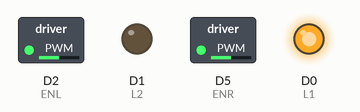
Simulated run of this sketch. Board: ESP8266 (NodeMCU). On the bench: switched loads named in the sketch (green lamp = pin HIGH), output pins drawn as LEDs (lit = HIGH). Pins used as bus, display or sensor lines are not drawn.

Above: at 0.1 s.
At 15.1 s:
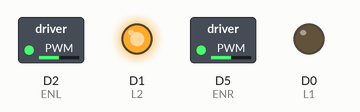
At 19.1 s:
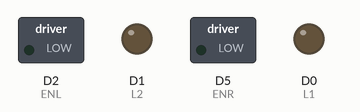
Timing chart, 0 to 20.6 s (numbered marks = the images above):
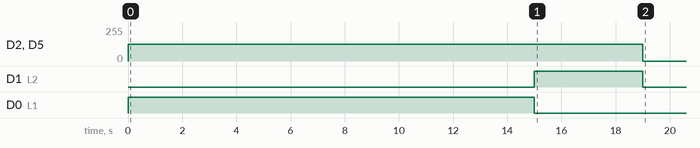

The sketch:

roverMovement.ino
```cpp
/*
  Code for using ESP8266 to control
  a rover using L298N motor driver

  Made by: NIHAL T P
  GitHub: https://github.com/nihaltp
  LinkedIn: https://www.linkedin.com/in/nihal-tp/
*/

#define SERIAL_PORT true  // TODO: Change to: false

// TODO: Change Pins
#warning "Verify pin assignments for motors before running the code."
const int L1 = D0;  // Left  1
const int L2 = D1;  // Left  2
const int R1 = D3;  // Right 1
const int R2 = D4;  // Right 2

// These pins should be able to handle 0-255 PWM
const int ENL = D2;  // Left Enable
const int ENR = D5;  // Right Enable

// PWM range of ESP8266 is 0 - 1023
const int MAX_SPEED = 1023;
const int HALF_SPEED = 512;
const int OFF_SPEED = 0;

unsigned long previousMillis = 0;
int state = 0;

#define debugPrint(x)    if (SERIAL_PORT) Serial.print(x)
#define debugPrintln(x)  if (SERIAL_PORT) Serial.println(x)

void L298Nmovements(int x, int y);

// MARK: setup
void setup() {
  Serial.begin(115200);

  pinMode(L1, OUTPUT);
  pinMode(L2, OUTPUT);
  pinMode(ENL, OUTPUT);
  pinMode(R1, OUTPUT);
  pinMode(R2, OUTPUT);
  pinMode(ENR, OUTPUT);
}

// MARK: loop
void loop() {
  if (previousMillis == 0) {
    previousMillis = millis();
  }

  switch (state) {
    case 0:  // Move forward for 10 seconds
      L298Nmovements(HALF_SPEED, HALF_SPEED);
      if (millis() - previousMillis >= 10000) {
        previousMillis = millis();
        state += 1;
      }
      break;

    case 1:
      L298Nmovements(HALF_SPEED, -HALF_SPEED);
      if (millis() - previousMillis >= 5000) {
        previousMillis = millis();
        state += 1;
      }
      break;

    case 2:
      L298Nmovements(-HALF_SPEED, HALF_SPEED);
      if (millis() - previousMillis >= 4000) {
        previousMillis = millis();
        state += 1;
      }
      break;

    default:
      L298Nmovements(OFF_SPEED, OFF_SPEED);
      break;
  }
}

/**
 * Sets the motor rotation speed based on the given values.
 * @param x speed for the left motor, positive for forward and negative for backward
 * @param y speed for the right motor, positive for forward and negative for backward
 */

// MARK: L298Nmovements
void L298Nmovements(int x, int y) {
  digitalWrite(L1, (x > 0) ? HIGH : LOW);
  digitalWrite(L2, (x < 0) ? HIGH : LOW);
  digitalWrite(R1, (y > 0) ? HIGH : LOW);
  digitalWrite(R2, (y < 0) ? HIGH : LOW);

  analogWrite(ENL, abs(x));
  analogWrite(ENR, abs(y));
}
```

Measured:
- by itself, D2 (ENL), D5 (ENR): 0/255 → 127/255 at 0.00 s, → 0/255 19.0 s later
- by itself, D1 (L2): LOW → HIGH at 15.0 s, → LOW 4.0 s later
- by itself, D0 (L1): LOW → HIGH at 0.00 s, → LOW 15.0 s later
